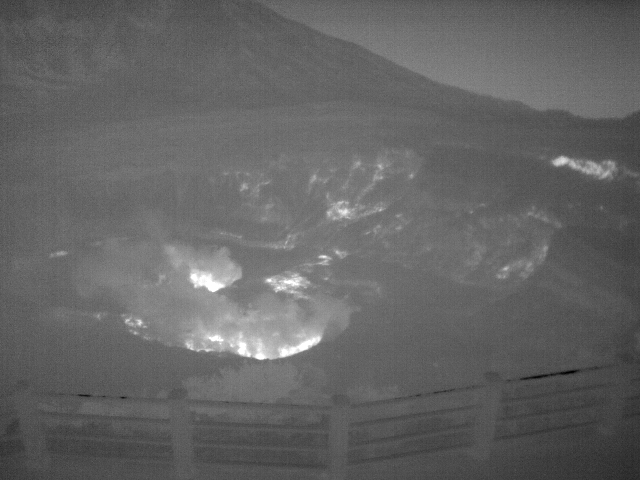
#> input picture figures/data/auxiliaries/figure4/example1.png, 640 x 480 px
$ python build_figure.py
#> lines starting #> are read from the running program, lines starting #| are printed output that depends on the picture
"""
This script produces Figure 4 of the manuscript:


:author:
    Qazi T. Ashikin

"""

import pathlib

import matplotlib.pyplot as plt
import numpy as np
from PIL import Image, ImageDraw, ImageFont


BASEPATH = pathlib.Path.cwd()
AUXILIARIES_PATH = BASEPATH.parent / "data/auxiliaries/figure4"
FONT_DIR = BASEPATH.parent / "data" / "fonts"


def annotate_image(
    image_path: pathlib.Path,
    annotations_data: list[dict],
    font_path: str = None,
) -> Image.Image | None:
    """
    Adds annotations to the images, corresponding to the regions of interest in the
    analysis and the resultant label.

    Parameters
    ----------
    image_path:
        Path to image file to annotate.
    annotations_data:
        List of dictionaries containing annotation information.
    font_path:
        Path to font to use for annotations.

    """

    try:
        img = Image.open(image_path).convert("RGB")
#> img is the input picture: PIL image 640x480 RGB; min 0, max 255, mean 99.9
    except FileNotFoundError:
        print(f"Error: Could not open or find the image at {image_path}")
        return None
    except Exception as e:
        print(f"Error opening image: {e}")
        return None

    draw = ImageDraw.Draw(img)

    try:
        label_font_size = 16
        if font_path:
            label_font = ImageFont.truetype(font_path, label_font_size)
        else:
            # Try to load from project fonts directory first
            font_file = FONT_DIR / "helvetica-bold.ttf"
            if font_file.exists():
                label_font = ImageFont.truetype(str(font_file), label_font_size)
            else:
                # Fall back to system Helvetica
                label_font = ImageFont.truetype("Helvetica-Bold", label_font_size)
    except IOError:
        print(
            f"Warning: Could not load Helvetica-Bold font from {FONT_DIR} or system. Using default Pillow font."
        )
        label_font = ImageFont.load_default()
        label_font_size = 10

    text_color = (255, 255, 255)
    box_thickness = 3

    for annotation in annotations_data:
        x_start, y_start, x_end, y_end = annotation["coords"]
        label = annotation["label"]
        box_color = annotation["color"]

        x1 = min(x_start, x_end)
        y1 = min(y_start, y_end)
        x2 = max(x_start, x_end)
        y2 = max(y_end, y_start)

        draw.rectangle([(x1, y1), (x2, y2)], outline=box_color, width=box_thickness)

        text_bbox = draw.textbbox((0, 0), label, font=label_font)
        text_width = text_bbox[2] - text_bbox[0]
        text_height = text_bbox[3] - text_bbox[1]

        text_x = x1 + 5
        text_y = y1 - text_height - 7

        if text_y < 0:
            text_y = y1 + 5

        draw.text((text_x, text_y), label, font=label_font, fill=text_color)
#> this loop made 3 passes
#> (text_bbox, text_width) on passes 1 to 3: ((0, 3, 50, 15), 50), ((0, 3, 83, 15), 83), ((0, 3, 47, 15), 47)

    border_color = (0, 0, 0)
    border_thickness = 3
    img_width, img_height = img.size
#> img_width = 640; img_height = 480
    draw.rectangle(
        [(0, 0), (img_width - 1, img_height - 1)],
        outline=border_color,
        width=border_thickness,
    )

    output_path = image_path.parent / f"{image_path.stem}_annotated.png"
    try:
        img.save(output_path)
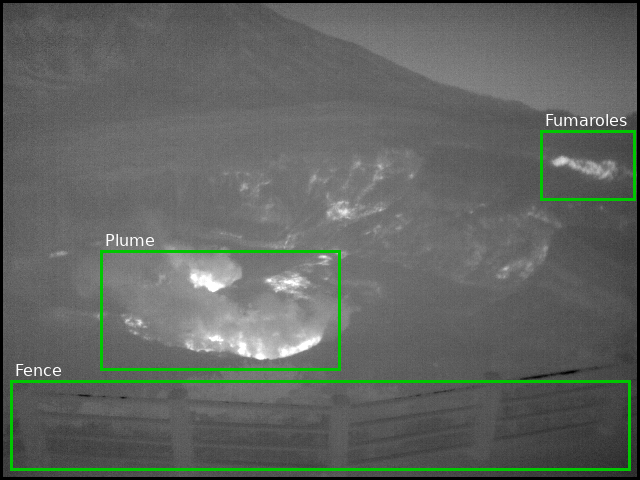
#> saved as example1_annotated.png: PIL image 640x480 RGB; mean R, G, B 96.4, 101.1, 96.4
        print(f"Annotated image saved to {output_path}")
        return img
    except Exception as e:
        print(f"Error saving image: {e}")
        return None


def main():
    # Image 1 - good visibility
    img1 = AUXILIARIES_PATH / "example1.png"
    img1_annotations = [
        {"label": "Plume", "coords": (100, 370, 340, 250), "color": (0, 200, 0)},
        {"label": "Fumaroles", "coords": (540, 130, 635, 200), "color": (0, 200, 0)},
        {"label": "Fence", "coords": (10, 470, 630, 380), "color": (0, 200, 0)},
    ]
    img1_pil = annotate_image(img1, img1_annotations)

    # Image 2 - bad visibility
    img2 = AUXILIARIES_PATH / "example2.png"
    img2_annotations = [
        {"label": "Plume", "coords": (100, 370, 340, 250), "color": (230, 0, 0)},
        {"label": "Fumaroles", "coords": (540, 130, 635, 200), "color": (230, 0, 0)},
        {"label": "Fence", "coords": (10, 470, 630, 380), "color": (0, 200, 0)},
    ]
    img2_pil = annotate_image(img2, img2_annotations)
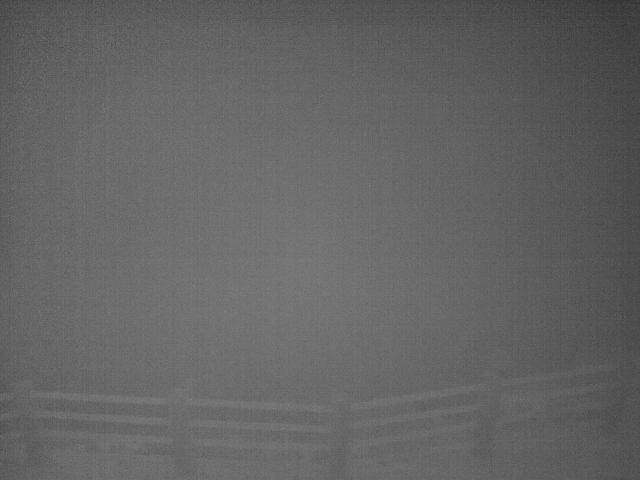
#> input picture figures/data/auxiliaries/figure4/example2.png, 640 x 480 px
#> in annotate_image, img is the input picture: PIL image 640x480 RGB; min 46, max 130, mean 99.8
#> the loop in annotate_image (call 2), `for annotation in annotations_data:` made 3 passes
#> in annotate_image (call 2), `img.save(output_path)`:
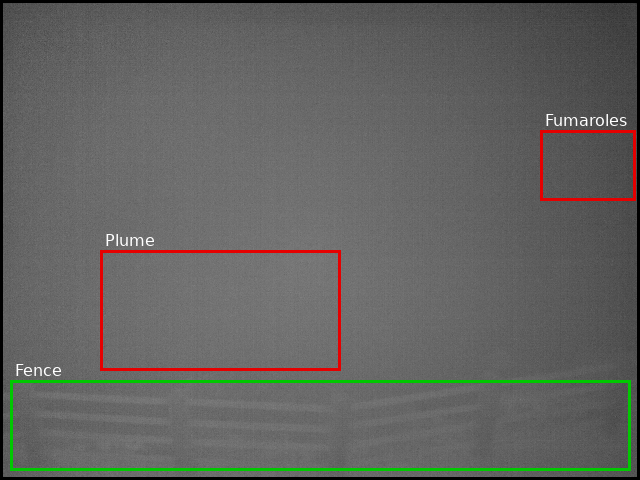
#> saved as example2_annotated.png: PIL image 640x480 RGB; mean R, G, B 98.1, 98.6, 95.8

    fig, axes = plt.subplots(
        1, 2, figsize=(17.5 / 2.54, 6.7 / 2.54), constrained_layout=True
    )

    for ax, img, label in zip(axes, [img1_pil, img2_pil], "ab"):
        ax.imshow(np.asarray(img))
        ax.axis("off")
        ax.text(
            0.02,
            0.95,
            label,
            ha="left",
            va="center",
            transform=ax.transAxes,
            fontweight="bold",
            c="white",
        )
#> this loop made 2 passes
#> label on passes 1 to 2: 'a', 'b'

    final_output_path = BASEPATH / "classification-examples.png"
    fig.savefig(final_output_path, dpi=600)
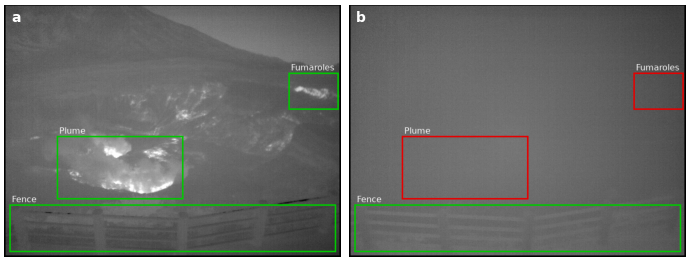
#> figure drawn by matplotlib, 2 panels
    print(f"Combined figure saved to {final_output_path}")


if __name__ == "__main__":
    main()
